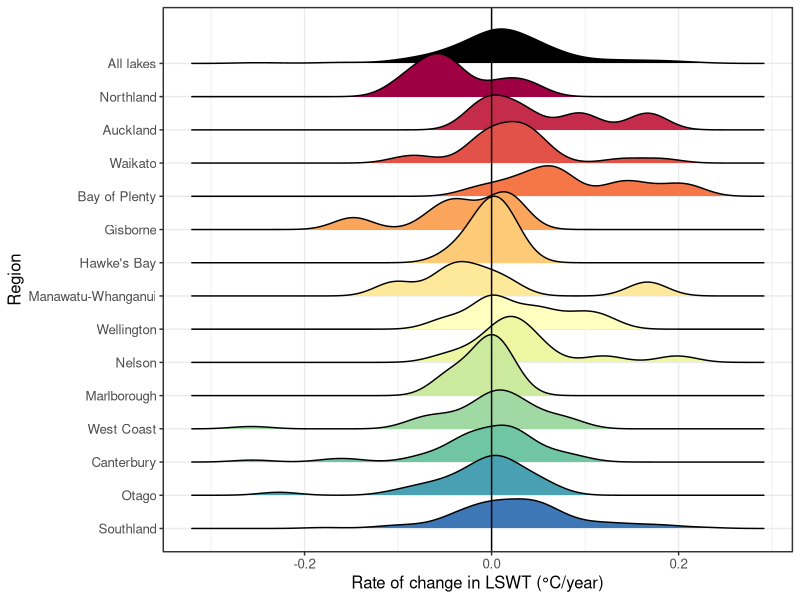
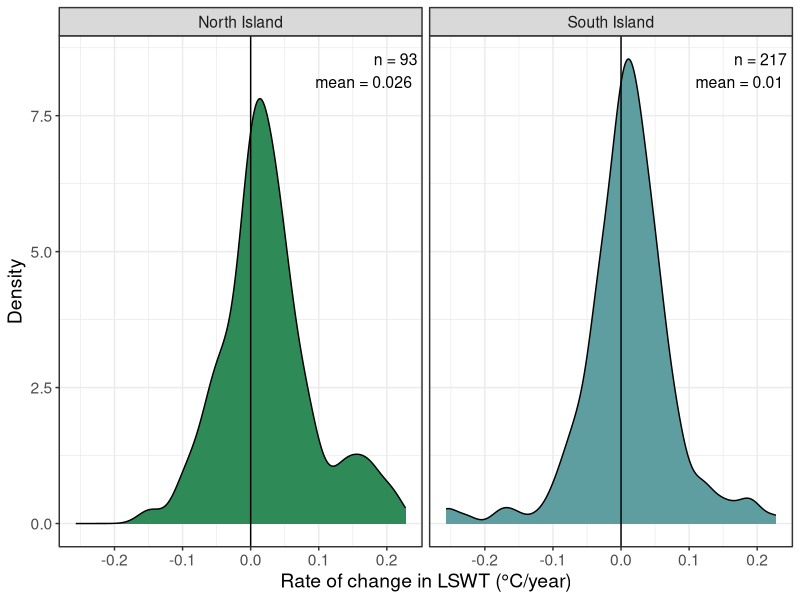
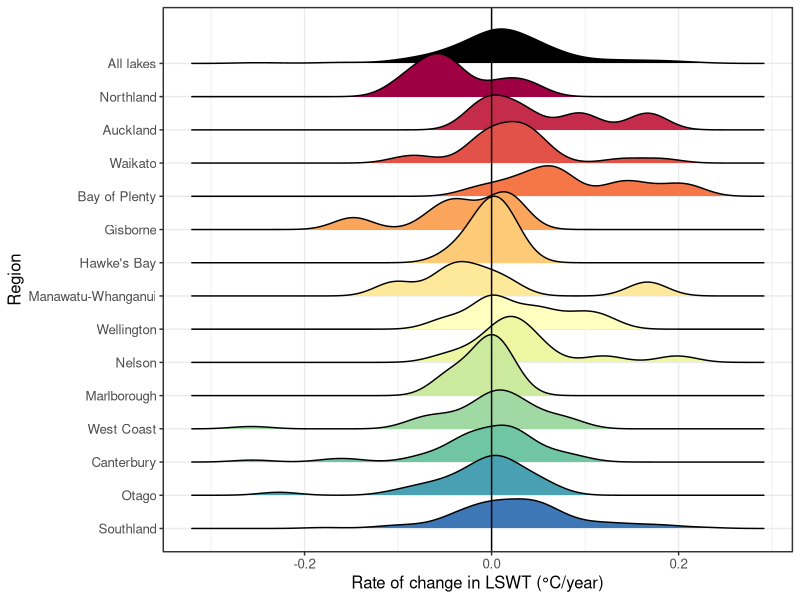
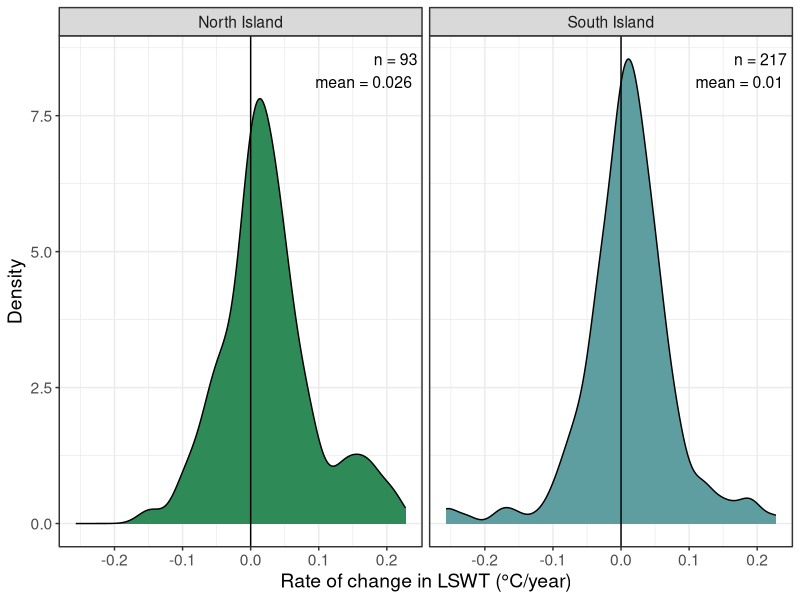

The R script that drew these images, in order:
# plot LSWT trends distributions
library(tidyverse)
library(RColorBrewer)
library(ggridges)
library(ggpubr)

# read LSWT output
sen <- read.csv('./data/output/sen_slope_LSWT_annual_mean_30_districts_landsat7.csv') %>% 
  filter(!is.na(district))

##################
# ADD REGION AS COLUMN, SPLIT DISTRICT
sen <- sen %>% 
  mutate(region = sub(".*\\((.*)\\)", "\\1", district),
         city = sub(" \\(.*\\)", "", district)) %>% 
  mutate(island = ifelse(region %in% c('Northland',
                                       'Auckland', 'Waikato',
                                       'Bay of Plenty',
                                       'Gisborne', "Hawke's Bay", 
                                       'Manawatu-Whanganui', 'Taranaki', 
                                       'Wellington'), 
                         'North Island', 'South Island')) %>% 
  arrange(region, city)


sen$region <- factor(sen$region, levels = c('Northland',
                                            'Auckland', 'Waikato',
                                            'Bay of Plenty',
                                            'Gisborne', "Hawke's Bay", 
                                            'Manawatu-Whanganui', 'Taranaki', 
                                            'Wellington',
                                            'Nelson', "Marlborough",
                                            'West Coast','Canterbury', 
                                            'Otago',
                                            'Southland'))

sen$city <- factor(sen$city, levels = c('Kerikeri', 'Whangarei',
                                        'Whangaparaoa', 'Auckland',
                                        'Hamilton', 'Taupo',
                                        'Rotorua', 'Tauranga',
                                        'Gisborne', 'Napier', 
                                        'Dannevirke', 'Taumarunui',
                                        'Waiouru', 'Whanganui',
                                        'New Plymouth', 'Masterton',
                                        'Wellington', 'Nelson',
                                        'Blenheim', 'Hokitika',
                                        'Reefton', 'Christchurch',
                                        'Lake Tekapo', 'Tara Hills',
                                        'Timaru', 'Dunedin',
                                        'Queenstown', 'Gore',
                                        'Invercargill', 'Milford Sound'))


# create extra rows for 'all lakes'
sen_all <- sen %>% 
  mutate(region = as.character(region)) %>%
  bind_rows(mutate(., region = "All lakes"))

# arrange factor for sen_all
sen_all$region <- factor(sen_all$region, levels = c('All lakes', 'Northland',
                                            'Auckland', 'Waikato',
                                            'Bay of Plenty',
                                            'Gisborne', "Hawke's Bay", 
                                            'Manawatu-Whanganui', 'Taranaki', 
                                            'Wellington',
                                            'Nelson', "Marlborough",
                                            'West Coast','Canterbury', 
                                            'Otago',
                                            'Southland'))

# set up color palette
n_colors <- length(levels(sen_all$region)) - 1
colors <- colorRampPalette(brewer.pal(11, "Spectral"))(n_colors)
colors <- c('black', colors)

sen_all <- sen_all %>% 
  arrange(region, city) 

# name region with the number of lakes
sen_all <- sen_all %>% 
  group_by(region) %>% 
  mutate(n_lakes = n()) %>% 
  mutate(region_label = paste0(region, " (n = ", n_lakes, ")"))

lswt_rate <- sen_all %>% 
  filter(n > 3) %>% 
  ggplot(aes(x = sen_slope, y = fct_rev(region), fill = region)) +
  geom_density_ridges(scale = 2) +
  xlab('Rate of change in LSWT (°C/year)') +
  coord_cartesian(clip = 'off') +      # Allow plot to extend beyond the default area
  ylab('Region') +
  scale_y_discrete(expand = expansion(mult = c(0.05, 0.12))) +  # Add space between ridges
  scale_fill_manual(values = colors) +
  #facet_wrap(~island, scales = 'free_y') +
  geom_vline(xintercept = 0) +
  labs(fill = 'Region') +
  theme_bw() +
  theme(text = element_text(size = 12),
        legend.position = 'none')
lswt_rate


ggsave('./figures/landsat_7/rate_of_change_LWST.png', lswt_rate, 
       dpi = 300, units = 'mm', height = 400, width = 400, scale = 0.3)

mean_island <- sen %>% 
  group_by(island) %>% 
  summarise(mean_sen = mean(sen_slope, na.rm = TRUE),
            median_sen = median(sen_slope, na.rm = TRUE),
            max_sen = max(sen_slope, na.rm = TRUE),
            min_sen = min(sen_slope, na.rm = TRUE),
            sd_sen = sd(sen_slope, na.rm = TRUE),
            n_lakes = n()) %>% 
  mutate(label = paste0("n = ", n_lakes,
                        "\nmean = ", round(mean_sen, 3)))
mean_island

## t-test between islands
t.test(sen_slope ~ island, data = sen)

island_cool_warm <- sen %>% 
  group_by(island) %>% 
  summarise(pct_cool = sum(sen_slope < 0)/n(),
            pct_warm = sum(sen_slope > 0)/n())
island_cool_warm

figSI_islands <- ggplot(sen, aes(x = sen_slope, fill = island)) +
  geom_density() +
  geom_vline(xintercept = 0) +
  scale_fill_manual(values = c('#2E8B57', '#5F9EA0')) +
  facet_wrap(~island) +
   geom_text(data = mean_island,
             aes(label = label),
             x = Inf, y = Inf,
             hjust = 1.1, vjust = 1.5,
             inherit.aes = FALSE,
             size = 4) +
  xlab('Rate of change in LSWT (°C/year)') +
  coord_cartesian(clip = 'off') +      # Allow plot to extend beyond the default area
  labs(fill = 'Island') +
  theme_bw() +
  ylab('Density') +
  theme(text = element_text(size = 14),
        legend.position = 'none')

figSI_islands
ggsave('./figures/landsat_7/distribution_LSWT_change_islands.png', figSI_islands, 
       dpi = 300, units = 'mm', height = 400, width = 600, scale = 0.3)

# mean trends by region
reg_trend <- sen %>% 
  group_by(region) %>% 
  summarise(mean_sen = mean(sen_slope, na.rm = TRUE),
            median_sen = median(sen_slope, na.rm = TRUE),
            sd = sd(sen_slope, na.rm = TRUE),
            n_lakes = n())

reg_trend <- reg_trend %>% 
  mutate(mean_sen = round(mean_sen, 2),
         median_sen = round(median_sen, 2),
         sd = round(sd, 2))
reg_trend

summary_trends <- sen %>% 
  summarise(mean_sen = mean(sen_slope, na.rm = TRUE),
            median_sen = median(sen_slope, na.rm = TRUE),
            sd = sd(sen_slope, na.rm = TRUE),
            n_lakes = n(),
            pct_cool = sum(sen_slope < 0)/n(),
            pct_warm = sum(sen_slope > 0)/n(),
            range = max(sen_slope) - min(sen_slope))

summary_trends
write.csv(reg_trend, './data/output/LSWT_trend_stats_region.csv', row.names = FALSE)
